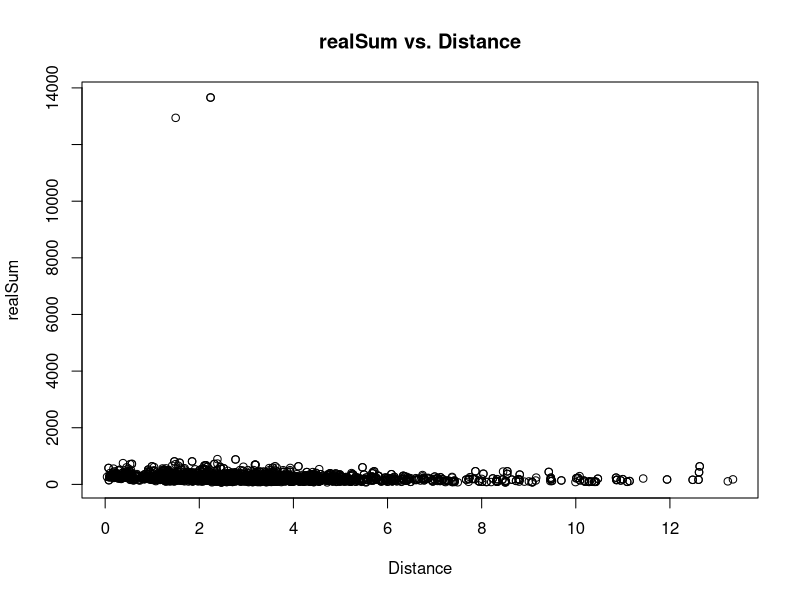
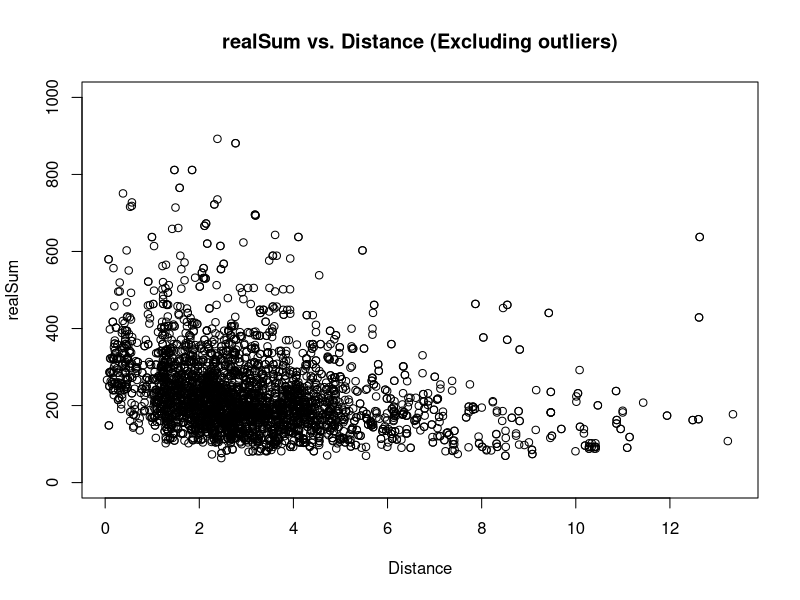
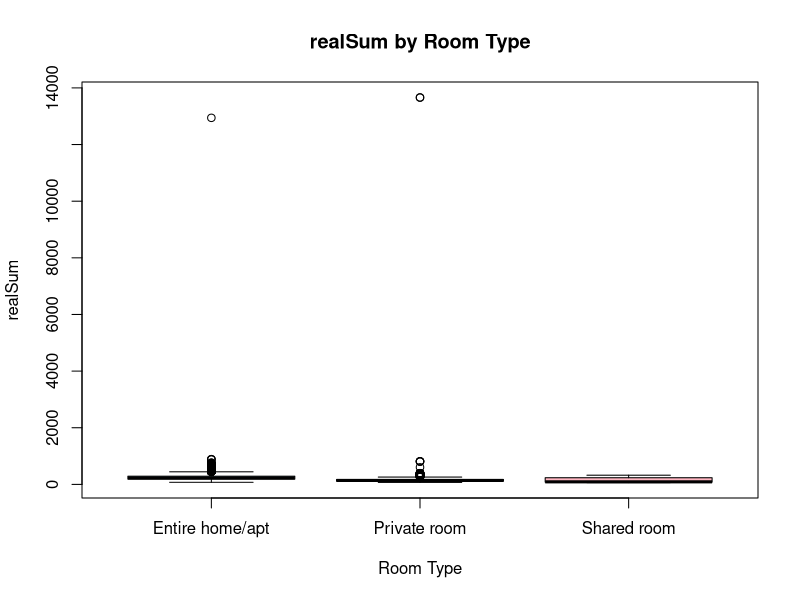
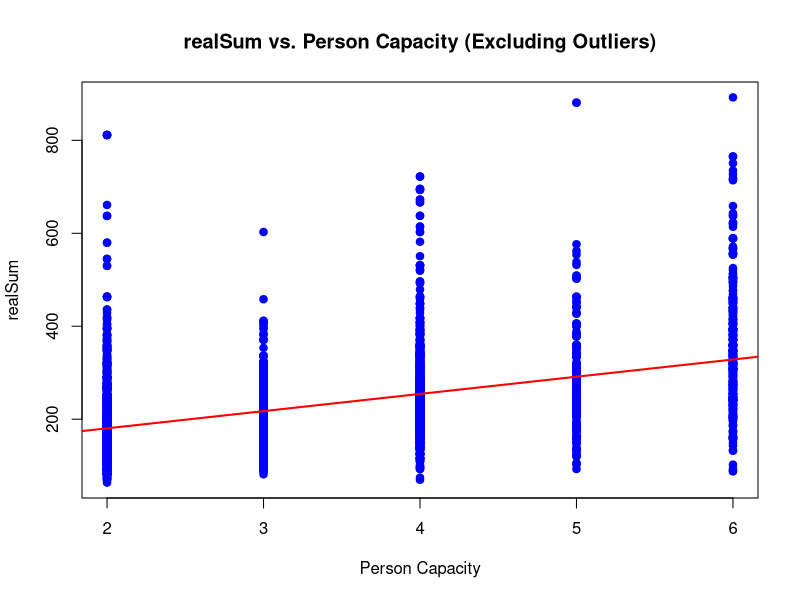
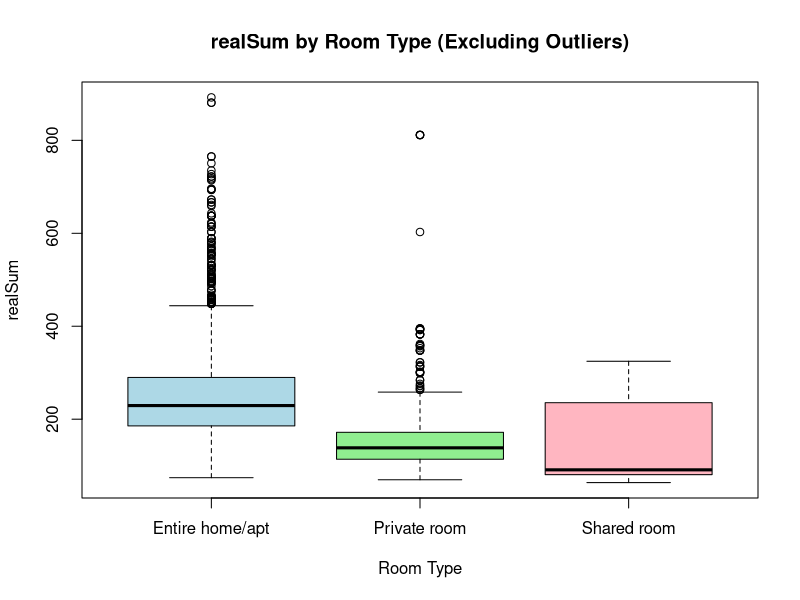
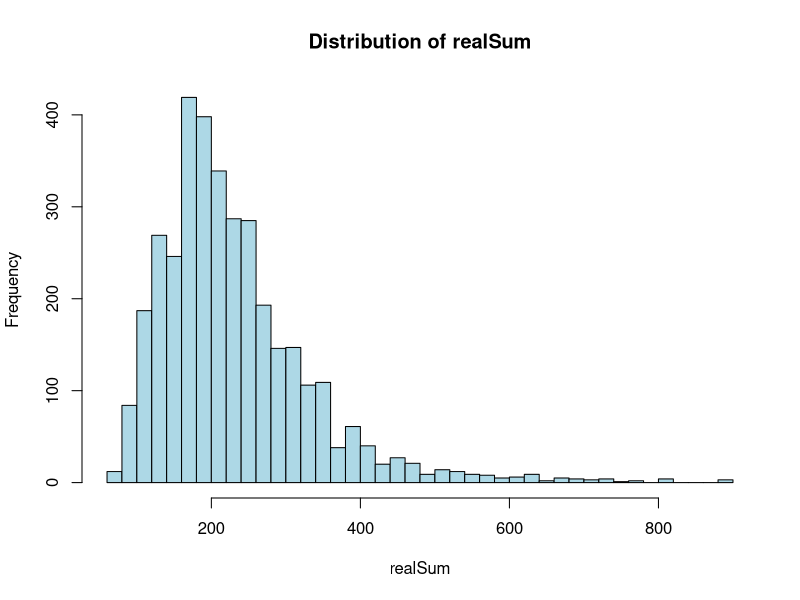
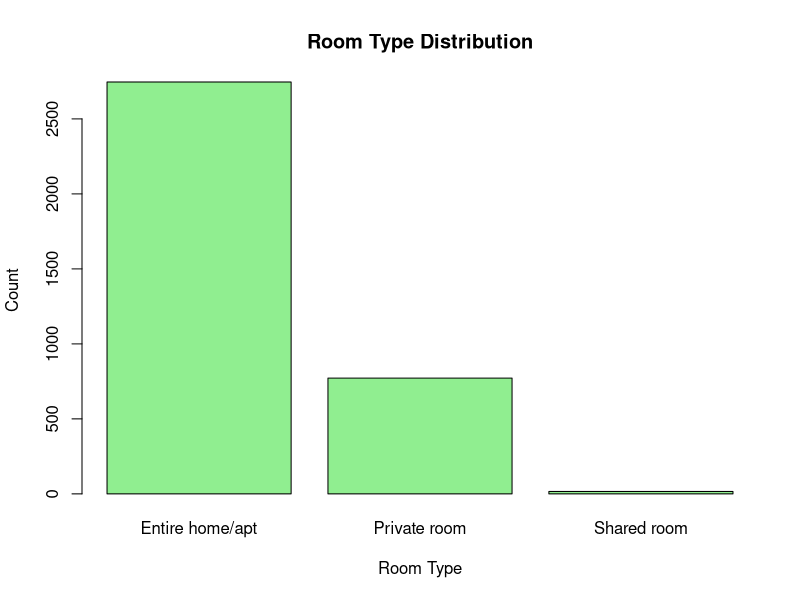

Generate these figures, in order, with R:
## ---- chunk 1
data <- read.csv("1_Assignment_airbnb.csv", sep =",", header = TRUE)

head(data)
str(data)
## ---- chunk 2
print(colSums(is.na(data)))
## ---- chunk 3
constant_columns <- sapply(data, function(col) length(unique(col)) == 1)
constant_columns
## ---- chunk 4
data <- data[ , !(names(data) %in% c("X","lng", "lat","attr_index_norm", "rest_index_norm"))]
## ---- chunk 5
data$room_type <- factor(data$room_type)
## ---- chunk 6
data$room_shared <- as.factor(data$room_shared)
data$room_private <- as.factor(data$room_private)
data$host_is_superhost <- as.factor(data$host_is_superhost)
data$multi <- as.factor(data$multi)
data$biz <- as.factor(data$biz)
data$weekend <- as.factor(data$weekend)
## ---- chunk 7
summary(data)
## ---- chunk 8
str(data)
## ---- chunk 9
numeric_vars <- sapply(data, is.numeric)
correlation_matrix <- cor(data[, numeric_vars])
correlation_matrix
## ---- chunk 10
plot(data$dist, data$realSum, 
     main = "realSum vs. Distance", 
     xlab = "Distance", 
     ylab = "realSum")

plot(data$dist, data$realSum,
     ylim = c(0, 1000),
     main = "realSum vs. Distance (Excluding outliers)", 
     xlab = "Distance", 
     ylab = "realSum")

boxplot(realSum ~ room_type, data = data, 
        main = "realSum by Room Type", 
        xlab = "Room Type", 
        ylab = "realSum", 
        col = c("lightblue", "lightgreen", "lightpink"))
## ---- chunk 11
filtered_data <- subset(data, realSum < 1000)

summary(filtered_data)
## ---- chunk 12
str(filtered_data)
## ---- chunk 13
numeric_vars_2 <- sapply(filtered_data, is.numeric)
correlation_matrix_2 <- cor(filtered_data[, numeric_vars_2])
correlation_matrix_2
## ---- chunk 14
correlation_results <- cor(filtered_data[, c("realSum", "bedrooms", "dist", "person_capacity")])
print(correlation_results)
## ---- chunk 15
plot(filtered_data$person_capacity, filtered_data$realSum, 
     main = "realSum vs. Person Capacity (Excluding Outliers)", 
     xlab = "Person Capacity", 
     ylab = "realSum", 
     pch = 19, 
     col = "blue")
abline(lm(realSum ~ person_capacity, data = filtered_data), col = "red", lwd = 2)
## ---- chunk 16
boxplot(realSum ~ room_type, data = filtered_data,
        main = "realSum by Room Type (Excluding Outliers)",
        xlab = "Room Type",
        ylab = "realSum",
        col = c("lightblue", "lightgreen", "lightpink"))
## ---- chunk 17
hist(filtered_data$realSum, main="Distribution of realSum", xlab="realSum", col="lightblue", breaks=30)
## ---- chunk 18
barplot(table(filtered_data$room_type), main="Room Type Distribution", xlab="Room Type", ylab="Count", col="lightgreen")
## ---- chunk 19
full_model <- lm(realSum ~ ., data = filtered_data)
summary(full_model)
## ---- chunk 20
stepwise_model <- step(full_model, direction = "backward")
summary(stepwise_model)
## ---- chunk 21
mse_full_model <- mean((filtered_data$realSum - predict(full_model, filtered_data))^2)
mse_stepwise_model <- mean((filtered_data$realSum - predict(stepwise_model, filtered_data))^2)

# Print MSE values

cat("MSE for Full Model: ", mse_full_model, "\n")
cat("MSE for Stepwise Model: ", mse_stepwise_model, "\n")
## ---- chunk 22
set.seed(123)

n <- nrow(filtered_data)
m <- floor(0.80*n)

index_train <- sample(1:n, m, replace = FALSE)

train_data <- filtered_data[index_train, -5]
test_data <- filtered_data[-index_train, -5]
## ---- chunk 23
full_model_train <- lm(realSum ~ ., data = train_data)
stepwise_model_train <- step(full_model_train, direction = "backward")

predictions_full <- predict(full_model_train, newdata = test_data)
predictions_stepwise <- predict(stepwise_model_train, newdata = test_data)

# Calculate training MSE and test MSE for both models
train_mse_full <- mean((train_data$realSum - predict(full_model_train, train_data))^2)
test_mse_full <- mean((test_data$realSum - predictions_full)^2)

train_mse_stepwise <- mean((train_data$realSum - predict(stepwise_model_train, train_data))^2)
test_mse_stepwise <- mean((test_data$realSum - predictions_stepwise)^2)


cat("Training MSE for Full Model: ", train_mse_full, "\n")
cat("Test MSE for Full Model: ", test_mse_full, "\n")
cat("Training MSE for Stepwise Model: ", train_mse_stepwise, "\n")
cat("Test MSE for Stepwise Model: ", test_mse_stepwise, "\n")
